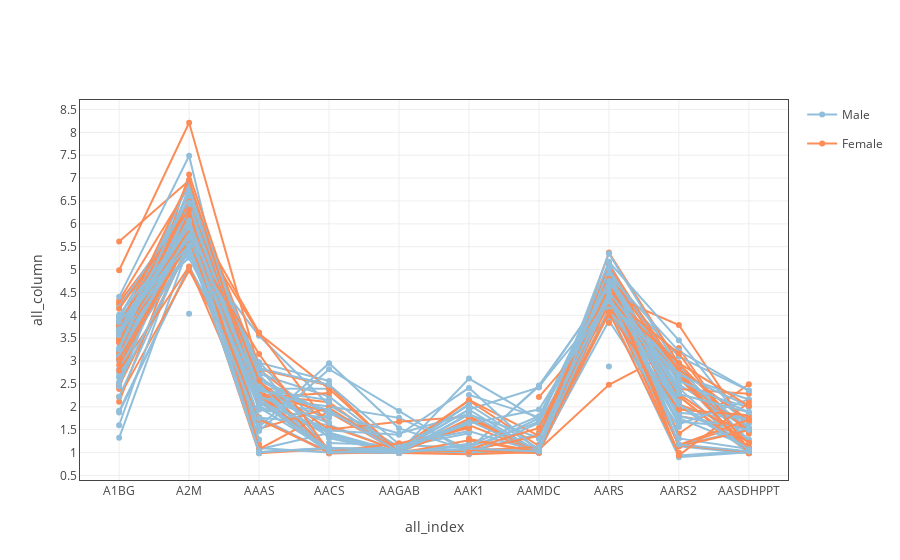

The cell this chart's notebook holds for it:
### Code cell
tt.line_plot()

### Figure 1 — Plotly figure (JSON) as saved in the notebook; plotly's stock layout.template omitted (floating-point values rounded to 4 significant figures)
{"data": [{"legendgroup": "Male", "line": {"color": "rgb(145,191,219)"}, "name": "Male", "showlegend": true, "type": "scatter", "uid": "7f96d856-d78a-11e8-a296-a81e84e6c740", "x": ["A1BG", "A2M", "AAAS", "AACS", "AAGAB", "AAK1", "AAMDC", "AARS", "AARS2", "AASDHPPT"], "y": [2.642, 6.396, 1.074, 1.429, null, 2.261, 1.774, 4.962, 1.138, 0.9863]}, {"legendgroup": "Female", "line": {"color": "rgb(252,141,89)"}, "name": "Female", "showlegend": true, "type": "scatter", "uid": "7f96e440-d78a-11e8-a296-a81e84e6c740", "x": ["A1BG", "A2M", "AAAS", "AACS", "AAGAB", "AAK1", "AAMDC", "AARS", "AARS2", "AASDHPPT"], "y": [3.137, 6.14, 1.087, null, null, 1.797, 1.004, 4.5, 1.152, 1.649]}, {"legendgroup": "Female", "line": {"color": "rgb(252,141,89)"}, "name": "Female", "showlegend": false, "type": "scatter", "uid": "7f96ebc0-d78a-11e8-a296-a81e84e6c740", "x": ["A1BG", "A2M", "AAAS", "AACS", "AAGAB", "AAK1", "AAMDC", "AARS", "AARS2", "AASDHPPT"], "y": [5.616, 6.948, 1.18, null, null, 1.177, null, 3.914, null, 1.103]}, {"legendgroup": "Female", "line": {"color": "rgb(252,141,89)"}, "name": "Female", "showlegend": false, "type": "scatter", "uid": "7f96f6ec-d78a-11e8-a296-a81e84e6c740", "x": ["A1BG", "A2M", "AAAS", "AACS", "AAGAB", "AAK1", "AAMDC", "AARS", "AARS2", "AASDHPPT"], "y": [3.679, 6.014, 1.009, null, null, 2.04, null, 4.32, 2.647, 1.069]}, {"legendgroup": "Male", "line": {"color": "rgb(145,191,219)"}, "name": "Male", "showlegend": false, "type": "scatter", "uid": "7f970060-d78a-11e8-a296-a81e84e6c740", "x": ["A1BG", "A2M", "AAAS", "AACS", "AAGAB", "AAK1", "AAMDC", "AARS", "AARS2", "AASDHPPT"], "y": [null, 5.373, 1.774, 1.002, 1.037, 1.075, 2.447, 4.327, 1.165, null]}, {"legendgroup": "Male", "line": {"color": "rgb(145,191,219)"}, "name": "Male", "showlegend": false, "type": "scatter", "uid": "7f97052e-d78a-11e8-a296-a81e84e6c740", "x": ["A1BG", "A2M", "AAAS", "AACS", "AAGAB", "AAK1", "AAMDC", "AARS", "AARS2", "AASDHPPT"], "y": [3.951, 6.638, 2.402, 2.398, null, 1.06, 2.469, 4.602, 2.857, 1.636]}, {"legendgroup": "Female", "line": {"color": "rgb(252,141,89)"}, "name": "Female", "showlegend": false, "type": "scatter", "uid": "7f97097a-d78a-11e8-a296-a81e84e6c740", "x": ["A1BG", "A2M", "AAAS", "AACS", "AAGAB", "AAK1", "AAMDC", "AARS", "AARS2", "AASDHPPT"], "y": [3.74, 5.706, 2.269, 2.101, 1.005, null, 1.029, 4.547, 1.413, 2.494]}, {"legendgroup": "Female", "line": {"color": "rgb(252,141,89)"}, "name": "Female", "showlegend": false, "type": "scatter", "uid": "7f970dbc-d78a-11e8-a296-a81e84e6c740", "x": ["A1BG", "A2M", "AAAS", "AACS", "AAGAB", "AAK1", "AAMDC", "AARS", "AARS2", "AASDHPPT"], "y": [4.323, 6.822, 2.815, 1.639, null, 0.9759, null, 4.335, 1.802, 1.525]}, {"legendgroup": "Female", "line": {"color": "rgb(252,141,89)"}, "name": "Female", "showlegend": false, "type": "scatter", "uid": "7f9711f4-d78a-11e8-a296-a81e84e6c740", "x": ["A1BG", "A2M", "AAAS", "AACS", "AAGAB", "AAK1", "AAMDC", "AARS", "AARS2", "AASDHPPT"], "y": [3.536, 5.533, 0.9876, 1.077, null, null, 1.067, 2.482, 3.285, 1.049]}, {"legendgroup": "Male", "line": {"color": "rgb(145,191,219)"}, "name": "Male", "showlegend": false, "type": "scatter", "uid": "7f971794-d78a-11e8-a296-a81e84e6c740", "x": ["A1BG", "A2M", "AAAS", "AACS", "AAGAB", "AAK1", "AAMDC", "AARS", "AARS2", "AASDHPPT"], "y": [3.551, 5.519, 1.654, null, null, 0.9974, 1.058, 4.456, 0.9335, 1.042]}, {"legendgroup": "Male", "line": {"color": "rgb(145,191,219)"}, "name": "Male", "showlegend": false, "type": "scatter", "uid": "7f971c12-d78a-11e8-a296-a81e84e6c740", "x": ["A1BG", "A2M", "AAAS", "AACS", "AAGAB", "AAK1", "AAMDC", "AARS", "AARS2", "AASDHPPT"], "y": [1.874, 5.057, 2.209, 2.006, 1.759, 1.075, 1.014, 5.027, 1.903, null]}, {"legendgroup": "Male", "line": {"color": "rgb(145,191,219)"}, "name": "Male", "showlegend": false, "type": "scatter", "uid": "7f972068-d78a-11e8-a296-a81e84e6c740", "x": ["A1BG", "A2M", "AAAS", "AACS", "AAGAB", "AAK1", "AAMDC", "AARS", "AARS2", "AASDHPPT"], "y": [3.021, 5.391, 2.006, 1.438, 1.015, 1.697, 0.9971, 4.991, 2.791, 0.9908]}, {"legendgroup": "Male", "line": {"color": "rgb(145,191,219)"}, "name": "Male", "showlegend": false, "type": "scatter", "uid": "7f9724aa-d78a-11e8-a296-a81e84e6c740", "x": ["A1BG", "A2M", "AAAS", "AACS", "AAGAB", "AAK1", "AAMDC", "AARS", "AARS2", "AASDHPPT"], "y": [2.667, 5.92, 2.967, 2.564, null, 1.055, 1.001, 4.383, 1.679, 1.537]}, {"legendgroup": "Male", "line": {"color": "rgb(145,191,219)"}, "name": "Male", "showlegend": false, "type": "scatter", "uid": "7f9728ec-d78a-11e8-a296-a81e84e6c740", "x": ["A1BG", "A2M", "AAAS", "AACS", "AAGAB", "AAK1", "AAMDC", "AARS", "AARS2", "AASDHPPT"], "y": [1.322, 5.535, 3.554, 2.038, 1.123, null, 1.174, 4.791, 1.752, 1.134]}, {"legendgroup": "Female", "line": {"color": "rgb(252,141,89)"}, "name": "Female", "showlegend": false, "type": "scatter", "uid": "7f972d24-d78a-11e8-a296-a81e84e6c740", "x": ["A1BG", "A2M", "AAAS", "AACS", "AAGAB", "AAK1", "AAMDC", "AARS", "AARS2", "AASDHPPT"], "y": [4.237, 5.868, 2.042, null, 1.033, 1.569, null, 4.852, 2.228, 1.046]}, {"legendgroup": "Male", "line": {"color": "rgb(145,191,219)"}, "name": "Male", "showlegend": false, "type": "scatter", "uid": "7f973152-d78a-11e8-a296-a81e84e6c740", "x": ["A1BG", "A2M", "AAAS", "AACS", "AAGAB", "AAK1", "AAMDC", "AARS", "AARS2", "AASDHPPT"], "y": [1.912, 5.062, 2.245, 1.774, null, 1.045, 1.397, 4.388, 2.429, 1.992]}, {"legendgroup": "Female", "line": {"color": "rgb(252,141,89)"}, "name": "Female", "showlegend": false, "type": "scatter", "uid": "7f973580-d78a-11e8-a296-a81e84e6c740", "x": ["A1BG", "A2M", "AAAS", "AACS", "AAGAB", "AAK1", "AAMDC", "AARS", "AARS2", "AASDHPPT"], "y": [2.109, 6.082, 3.598, 2.395, 0.9982, 1.745, 1.02, 5.138, 2.057, 1.461]}, {"legendgroup": "Female", "line": {"color": "rgb(252,141,89)"}, "name": "Female", "showlegend": false, "type": "scatter", "uid": "7f9739f4-d78a-11e8-a296-a81e84e6c740", "x": ["A1BG", "A2M", "AAAS", "AACS", "AAGAB", "AAK1", "AAMDC", "AARS", "AARS2", "AASDHPPT"], "y": [4.278, 6.281, null, null, null, 1.075, 1.014, 4.587, 1.877, null]}, {"legendgroup": "Male", "line": {"color": "rgb(145,191,219)"}, "name": "Male", "showlegend": false, "type": "scatter", "uid": "7f973e2c-d78a-11e8-a296-a81e84e6c740", "x": ["A1BG", "A2M", "AAAS", "AACS", "AAGAB", "AAK1", "AAMDC", "AARS", "AARS2", "AASDHPPT"], "y": [3.67, 6.371, 2.411, 1.025, 0.9911, 1.192, null, 4.77, 3.096, 2.355]}, {"legendgroup": "Female", "line": {"color": "rgb(252,141,89)"}, "name": "Female", "showlegend": false, "type": "scatter", "uid": "7f97425a-d78a-11e8-a296-a81e84e6c740", "x": ["A1BG", "A2M", "AAAS", "AACS", "AAGAB", "AAK1", "AAMDC", "AARS", "AARS2", "AASDHPPT"], "y": [3.398, 6.132, null, null, 1.097, 2.133, 1.142, 4.273, 0.9985, null]}, {"legendgroup": "Male", "line": {"color": "rgb(145,191,219)"}, "name": "Male", "showlegend": false, "type": "scatter", "uid": "7f974688-d78a-11e8-a296-a81e84e6c740", "x": ["A1BG", "A2M", "AAAS", "AACS", "AAGAB", "AAK1", "AAMDC", "AARS", "AARS2", "AASDHPPT"], "y": [3.46, 5.802, 2.975, 1.39, 1.011, 2.617, 1.726, 4.755, 2.107, null]}, {"legendgroup": "Male", "line": {"color": "rgb(145,191,219)"}, "name": "Male", "showlegend": false, "type": "scatter", "uid": "7f974ab6-d78a-11e8-a296-a81e84e6c740", "x": ["A1BG", "A2M", "AAAS", "AACS", "AAGAB", "AAK1", "AAMDC", "AARS", "AARS2", "AASDHPPT"], "y": [3.923, 5.738, 1.769, 1.605, 1.041, 1.941, 2.425, 4.655, 1.906, null]}, {"legendgroup": "Male", "line": {"color": "rgb(145,191,219)"}, "name": "Male", "showlegend": false, "type": "scatter", "uid": "7f974eda-d78a-11e8-a296-a81e84e6c740", "x": ["A1BG", "A2M", "AAAS", "AACS", "AAGAB", "AAK1", "AAMDC", "AARS", "AARS2", "AASDHPPT"], "y": [3.046, 6.263, 0.9843, null, 1.033, 1.002, 1.063, 3.884, 1.559, null]}, {"legendgroup": "Male", "line": {"color": "rgb(145,191,219)"}, "name": "Male", "showlegend": false, "type": "scatter", "uid": "7f975308-d78a-11e8-a296-a81e84e6c740", "x": ["A1BG", "A2M", "AAAS", "AACS", "AAGAB", "AAK1", "AAMDC", "AARS", "AARS2", "AASDHPPT"], "y": [3.59, 6.239, 1.283, null, null, 1.309, null, 2.883, null, 1.219]}, {"legendgroup": "Male", "line": {"color": "rgb(145,191,219)"}, "name": "Male", "showlegend": false, "type": "scatter", "uid": "7f97572c-d78a-11e8-a296-a81e84e6c740", "x": ["A1BG", "A2M", "AAAS", "AACS", "AAGAB", "AAK1", "AAMDC", "AARS", "AARS2", "AASDHPPT"], "y": [2.53, 6.822, 2.037, 1.934, 1.118, 1.422, null, 5.153, 2.49, 1.496]}, {"legendgroup": "Male", "line": {"color": "rgb(145,191,219)"}, "name": "Male", "showlegend": false, "type": "scatter", "uid": "7f975b50-d78a-11e8-a296-a81e84e6c740", "x": ["A1BG", "A2M", "AAAS", "AACS", "AAGAB", "AAK1", "AAMDC", "AARS", "AARS2", "AASDHPPT"], "y": [3.01, 5.472, 2.718, 2.227, 1.038, null, 1.015, 4.833, 1.166, 1.015]}, {"legendgroup": "Female", "line": {"color": "rgb(252,141,89)"}, "name": "Female", "showlegend": false, "type": "scatter", "uid": "7f975fa6-d78a-11e8-a296-a81e84e6c740", "x": ["A1BG", "A2M", "AAAS", "AACS", "AAGAB", "AAK1", "AAMDC", "AARS", "AARS2", "AASDHPPT"], "y": [3.187, 5.649, 2.82, null, 1.011, 1.045, 0.9937, 4.62, 2.653, 1.495]}, {"legendgroup": "Male", "line": {"color": "rgb(145,191,219)"}, "name": "Male", "showlegend": false, "type": "scatter", "uid": "7f9763d4-d78a-11e8-a296-a81e84e6c740", "x": ["A1BG", "A2M", "AAAS", "AACS", "AAGAB", "AAK1", "AAMDC", "AARS", "AARS2", "AASDHPPT"], "y": [3.1, 6.038, null, 1.208, 1.151, 1.109, null, 4.56, 2.954, null]}, {"legendgroup": "Female", "line": {"color": "rgb(252,141,89)"}, "name": "Female", "showlegend": false, "type": "scatter", "uid": "7f9767f8-d78a-11e8-a296-a81e84e6c740", "x": ["A1BG", "A2M", "AAAS", "AACS", "AAGAB", "AAK1", "AAMDC", "AARS", "AARS2", "AASDHPPT"], "y": [3.529, 5.653, 2.31, 1.878, 1.011, 1.045, 0.9937, 4.489, 2.236, 0.9863]}, {"legendgroup": "Female", "line": {"color": "rgb(252,141,89)"}, "name": "Female", "showlegend": false, "type": "scatter", "uid": "7f976c1c-d78a-11e8-a296-a81e84e6c740", "x": ["A1BG", "A2M", "AAAS", "AACS", "AAGAB", "AAK1", "AAMDC", "AARS", "AARS2", "AASDHPPT"], "y": [2.212, 4.978, 2.206, 2.305, null, null, 2.214, 3.994, 2.387, 2.288]}, {"legendgroup": "Male", "line": {"color": "rgb(145,191,219)"}, "name": "Male", "showlegend": false, "type": "scatter", "uid": "7f977040-d78a-11e8-a296-a81e84e6c740", "x": ["A1BG", "A2M", "AAAS", "AACS", "AAGAB", "AAK1", "AAMDC", "AARS", "AARS2", "AASDHPPT"], "y": [4.404, 7.489, 1.098, 1.002, null, 1.075, 1.014, 4.095, 1.857, null]}, {"legendgroup": "Female", "line": {"color": "rgb(252,141,89)"}, "name": "Female", "showlegend": false, "type": "scatter", "uid": "7f97745a-d78a-11e8-a296-a81e84e6c740", "x": ["A1BG", "A2M", "AAAS", "AACS", "AAGAB", "AAK1", "AAMDC", "AARS", "AARS2", "AASDHPPT"], "y": [2.39, 7.081, 2.544, 1.503, 1.676, 1.786, 1.011, 5.374, 2.94, 1.412]}, {"legendgroup": "Female", "line": {"color": "rgb(252,141,89)"}, "name": "Female", "showlegend": false, "type": "scatter", "uid": "7f97787e-d78a-11e8-a296-a81e84e6c740", "x": ["A1BG", "A2M", "AAAS", "AACS", "AAGAB", "AAK1", "AAMDC", "AARS", "AARS2", "AASDHPPT"], "y": [3.639, 6.306, 3.625, 1.577, 1.036, null, null, 3.831, null, null]}, {"legendgroup": "Male", "line": {"color": "rgb(145,191,219)"}, "name": "Male", "showlegend": false, "type": "scatter", "uid": "7f977ca2-d78a-11e8-a296-a81e84e6c740", "x": ["A1BG", "A2M", "AAAS", "AACS", "AAGAB", "AAK1", "AAMDC", "AARS", "AARS2", "AASDHPPT"], "y": [4.174, 6.438, 1.986, 1.049, null, 0.9823, null, 5.029, 2.649, 1.026]}, {"legendgroup": "Female", "line": {"color": "rgb(252,141,89)"}, "name": "Female", "showlegend": false, "type": "scatter", "uid": "7f9780bc-d78a-11e8-a296-a81e84e6c740", "x": ["A1BG", "A2M", "AAAS", "AACS", "AAGAB", "AAK1", "AAMDC", "AARS", "AARS2", "AASDHPPT"], "y": [3.485, 5.782, 1.074, 1.899, 1.011, 1.604, 0.9937, 4.453, 3.787, 1.479]}, {"legendgroup": "Female", "line": {"color": "rgb(252,141,89)"}, "name": "Female", "showlegend": false, "type": "scatter", "uid": "7f9784fe-d78a-11e8-a296-a81e84e6c740", "x": ["A1BG", "A2M", "AAAS", "AACS", "AAGAB", "AAK1", "AAMDC", "AARS", "AARS2", "AASDHPPT"], "y": [4.986, 8.21, 2.819, 2.465, 0.9911, 0.9629, 1.011, 5.09, 2.78, 1.207]}, {"legendgroup": "Male", "line": {"color": "rgb(145,191,219)"}, "name": "Male", "showlegend": false, "type": "scatter", "uid": "7f978b7a-d78a-11e8-a296-a81e84e6c740", "x": ["A1BG", "A2M", "AAAS", "AACS", "AAGAB", "AAK1", "AAMDC", "AARS", "AARS2", "AASDHPPT"], "y": [3.565, 6.906, 2.5, 1.409, 1.015, null, 1.392, 4.843, 1.142, 1.523]}, {"legendgroup": "Male", "line": {"color": "rgb(145,191,219)"}, "name": "Male", "showlegend": false, "type": "scatter", "uid": "7f978fd0-d78a-11e8-a296-a81e84e6c740", "x": ["A1BG", "A2M", "AAAS", "AACS", "AAGAB", "AAK1", "AAMDC", "AARS", "AARS2", "AASDHPPT"], "y": [3.215, 6.34, 2.259, 1.352, 0.9911, 1.854, 1.011, 4.701, 2.604, 1.284]}, {"legendgroup": "Male", "line": {"color": "rgb(145,191,219)"}, "name": "Male", "showlegend": false, "type": "scatter", "uid": "7f979412-d78a-11e8-a296-a81e84e6c740", "x": ["A1BG", "A2M", "AAAS", "AACS", "AAGAB", "AAK1", "AAMDC", "AARS", "AARS2", "AASDHPPT"], "y": [2.829, 6.099, 2.576, 1.849, null, 1.274, null, 4.47, 2.414, 1.005]}, {"legendgroup": "Male", "line": {"color": "rgb(145,191,219)"}, "name": "Male", "showlegend": false, "type": "scatter", "uid": "7f979840-d78a-11e8-a296-a81e84e6c740", "x": ["A1BG", "A2M", "AAAS", "AACS", "AAGAB", "AAK1", "AAMDC", "AARS", "AARS2", "AASDHPPT"], "y": [3.108, 6.404, 1.695, null, 1.045, 2.047, 1.077, 4.641, 2.685, 2.161]}, {"legendgroup": "Male", "line": {"color": "rgb(145,191,219)"}, "name": "Male", "showlegend": false, "type": "scatter", "uid": "7f979c64-d78a-11e8-a296-a81e84e6c740", "x": ["A1BG", "A2M", "AAAS", "AACS", "AAGAB", "AAK1", "AAMDC", "AARS", "AARS2", "AASDHPPT"], "y": [3.976, 6.498, 2.86, 1.025, 0.9911, null, null, 4.165, 1.956, 1.759]}, {"legendgroup": "Female", "line": {"color": "rgb(252,141,89)"}, "name": "Female", "showlegend": false, "type": "scatter", "uid": "7f97a092-d78a-11e8-a296-a81e84e6c740", "x": ["A1BG", "A2M", "AAAS", "AACS", "AAGAB", "AAK1", "AAMDC", "AARS", "AARS2", "AASDHPPT"], "y": [3.84, 6.172, 2.305, 0.9909, null, null, 1.439, 4.489, 2.154, null]}, {"legendgroup": "Male", "line": {"color": "rgb(145,191,219)"}, "name": "Male", "showlegend": false, "type": "scatter", "uid": "7f97a4c0-d78a-11e8-a296-a81e84e6c740", "x": ["A1BG", "A2M", "AAAS", "AACS", "AAGAB", "AAK1", "AAMDC", "AARS", "AARS2", "AASDHPPT"], "y": [3.913, 5.964, 1.102, null, 1.041, 1.936, 1.017, 4.592, 2.315, null]}, {"legendgroup": "Male", "line": {"color": "rgb(145,191,219)"}, "name": "Male", "showlegend": false, "type": "scatter", "uid": "7f97a8e4-d78a-11e8-a296-a81e84e6c740", "x": ["A1BG", "A2M", "AAAS", "AACS", "AAGAB", "AAK1", "AAMDC", "AARS", "AARS2", "AASDHPPT"], "y": [null, 4.036, null, 1.115, null, 1.035, 1.109, 4.96, 2.105, null]}, {"legendgroup": "Male", "line": {"color": "rgb(145,191,219)"}, "name": "Male", "showlegend": false, "type": "scatter", "uid": "7f97adda-d78a-11e8-a296-a81e84e6c740", "x": ["A1BG", "A2M", "AAAS", "AACS", "AAGAB", "AAK1", "AAMDC", "AARS", "AARS2", "AASDHPPT"], "y": [3.645, 6.391, 2.502, 1.061, 1.023, null, null, 4.975, 2.019, 1.036]}, {"legendgroup": "Male", "line": {"color": "rgb(145,191,219)"}, "name": "Male", "showlegend": false, "type": "scatter", "uid": "7f97b2bc-d78a-11e8-a296-a81e84e6c740", "x": ["A1BG", "A2M", "AAAS", "AACS", "AAGAB", "AAK1", "AAMDC", "AARS", "AARS2", "AASDHPPT"], "y": [3.113, 5.645, 2.212, 1.1, 1.057, 2.06, null, 4.905, 2.417, null]}, {"legendgroup": "Male", "line": {"color": "rgb(145,191,219)"}, "name": "Male", "showlegend": false, "type": "scatter", "uid": "7f97b712-d78a-11e8-a296-a81e84e6c740", "x": ["A1BG", "A2M", "AAAS", "AACS", "AAGAB", "AAK1", "AAMDC", "AARS", "AARS2", "AASDHPPT"], "y": [2.223, 5.573, 2.624, 1.847, 1.418, 1.842, null, 5.064, 1.308, 1.079]}, {"legendgroup": "Male", "line": {"color": "rgb(145,191,219)"}, "name": "Male", "showlegend": false, "type": "scatter", "uid": "7f97bb4a-d78a-11e8-a296-a81e84e6c740", "x": ["A1BG", "A2M", "AAAS", "AACS", "AAGAB", "AAK1", "AAMDC", "AARS", "AARS2", "AASDHPPT"], "y": [1.596, 5.943, 1.934, 1.755, null, 1.046, 1.391, 5.171, 3.455, 1.522]}, {"legendgroup": "Male", "line": {"color": "rgb(145,191,219)"}, "name": "Male", "showlegend": false, "type": "scatter", "uid": "7f97bf8c-d78a-11e8-a296-a81e84e6c740", "x": ["A1BG", "A2M", "AAAS", "AACS", "AAGAB", "AAK1", "AAMDC", "AARS", "AARS2", "AASDHPPT"], "y": [2.5, 6.445, 2.693, 1.314, 0.9911, 1.832, 1.325, 5.353, 2.845, 1.252]}, {"legendgroup": "Male", "line": {"color": "rgb(145,191,219)"}, "name": "Male", "showlegend": false, "type": "scatter", "uid": "7f97c3ba-d78a-11e8-a296-a81e84e6c740", "x": ["A1BG", "A2M", "AAAS", "AACS", "AAGAB", "AAK1", "AAMDC", "AARS", "AARS2", "AASDHPPT"], "y": [3.79, 6.555, 2.366, 2.15, null, 1.12, 1.677, 4.866, 2.042, null]}, {"legendgroup": "Male", "line": {"color": "rgb(145,191,219)"}, "name": "Male", "showlegend": false, "type": "scatter", "uid": "7f97c7f2-d78a-11e8-a296-a81e84e6c740", "x": ["A1BG", "A2M", "AAAS", "AACS", "AAGAB", "AAK1", "AAMDC", "AARS", "AARS2", "AASDHPPT"], "y": [2.748, 6.164, 2.842, 2.482, 1.182, 1.468, 1.011, 4.76, 2.664, 1.545]}, {"legendgroup": "Female", "line": {"color": "rgb(252,141,89)"}, "name": "Female", "showlegend": false, "type": "scatter", "uid": "7f97cc20-d78a-11e8-a296-a81e84e6c740", "x": ["A1BG", "A2M", "AAAS", "AACS", "AAGAB", "AAK1", "AAMDC", "AARS", "AARS2", "AASDHPPT"], "y": [2.796, 5.067, 1.521, 1.979, 1.011, 1.045, 1.367, 4.982, 1.138, 1.488]}, {"legendgroup": "Male", "line": {"color": "rgb(145,191,219)"}, "name": "Male", "showlegend": false, "type": "scatter", "uid": "7f97d058-d78a-11e8-a296-a81e84e6c740", "x": ["A1BG", "A2M", "AAAS", "AACS", "AAGAB", "AAK1", "AAMDC", "AARS", "AARS2", "AASDHPPT"], "y": [3.744, 5.456, 1.09, null, null, null, 1.007, 4.794, null, 1.004]}, {"legendgroup": "Female", "line": {"color": "rgb(252,141,89)"}, "name": "Female", "showlegend": false, "type": "scatter", "uid": "7f97d4fe-d78a-11e8-a296-a81e84e6c740", "x": ["A1BG", "A2M", "AAAS", "AACS", "AAGAB", "AAK1", "AAMDC", "AARS", "AARS2", "AASDHPPT"], "y": [3.789, 6.439, 2.568, 1.025, 0.9911, 1.269, 1.011, 4.537, 2.819, 1.703]}, {"legendgroup": "Female", "line": {"color": "rgb(252,141,89)"}, "name": "Female", "showlegend": false, "type": "scatter", "uid": "7f97d936-d78a-11e8-a296-a81e84e6c740", "x": ["A1BG", "A2M", "AAAS", "AACS", "AAGAB", "AAK1", "AAMDC", "AARS", "AARS2", "AASDHPPT"], "y": [2.46, 5.527, 1.76, null, null, 1.045, 1.121, 4.132, 2.637, 1.092]}, {"legendgroup": "Male", "line": {"color": "rgb(145,191,219)"}, "name": "Male", "showlegend": false, "type": "scatter", "uid": "7f97dd64-d78a-11e8-a296-a81e84e6c740", "x": ["A1BG", "A2M", "AAAS", "AACS", "AAGAB", "AAK1", "AAMDC", "AARS", "AARS2", "AASDHPPT"], "y": [3.854, 5.259, 2.234, null, 1.067, null, 1.105, 4.588, 2.431, null]}, {"legendgroup": "Male", "line": {"color": "rgb(145,191,219)"}, "name": "Male", "showlegend": false, "type": "scatter", "uid": "7f97e192-d78a-11e8-a296-a81e84e6c740", "x": ["A1BG", "A2M", "AAAS", "AACS", "AAGAB", "AAK1", "AAMDC", "AARS", "AARS2", "AASDHPPT"], "y": [3.223, 5.755, 1.738, 1.002, null, 1.075, 1.014, 4.892, 1.871, 1.739]}, {"legendgroup": "Female", "line": {"color": "rgb(252,141,89)"}, "name": "Female", "showlegend": false, "type": "scatter", "uid": "7f97e5b6-d78a-11e8-a296-a81e84e6c740", "x": ["A1BG", "A2M", "AAAS", "AACS", "AAGAB", "AAK1", "AAMDC", "AARS", "AARS2", "AASDHPPT"], "y": [3.539, 6.206, 1.098, null, null, 1.075, 1.014, 4.65, 1.165, 1.013]}, {"legendgroup": "Female", "line": {"color": "rgb(252,141,89)"}, "name": "Female", "showlegend": false, "type": "scatter", "uid": "7f97e9e4-d78a-11e8-a296-a81e84e6c740", "x": ["A1BG", "A2M", "AAAS", "AACS", "AAGAB", "AAK1", "AAMDC", "AARS", "AARS2", "AASDHPPT"], "y": [3.174, 6.481, 2.24, null, null, null, 1.014, 4.047, 1.942, 1.814]}, {"legendgroup": "Female", "line": {"color": "rgb(252,141,89)"}, "name": "Female", "showlegend": false, "type": "scatter", "uid": "7f97ee12-d78a-11e8-a296-a81e84e6c740", "x": ["A1BG", "A2M", "AAAS", "AACS", "AAGAB", "AAK1", "AAMDC", "AARS", "AARS2", "AASDHPPT"], "y": [3.425, 5.662, 2.205, 1.025, 1.203, 1.532, null, 4.661, 2.285, 1.212]}, {"legendgroup": "Female", "line": {"color": "rgb(252,141,89)"}, "name": "Female", "showlegend": false, "type": "scatter", "uid": "7f97f236-d78a-11e8-a296-a81e84e6c740", "x": ["A1BG", "A2M", "AAAS", "AACS", "AAGAB", "AAK1", "AAMDC", "AARS", "AARS2", "AASDHPPT"], "y": [3.498, 6.424, 2.279, 0.9799, 1.011, 2.15, 1.362, 4.233, 2.757, 0.9863]}, {"legendgroup": "Male", "line": {"color": "rgb(145,191,219)"}, "name": "Male", "showlegend": false, "type": "scatter", "uid": "7f97f65a-d78a-11e8-a296-a81e84e6c740", "x": ["A1BG", "A2M", "AAAS", "AACS", "AAGAB", "AAK1", "AAMDC", "AARS", "AARS2", "AASDHPPT"], "y": [3.957, 5.413, null, null, null, null, null, 4.369, null, null]}, {"legendgroup": "Male", "line": {"color": "rgb(145,191,219)"}, "name": "Male", "showlegend": false, "type": "scatter", "uid": "7f97faf6-d78a-11e8-a296-a81e84e6c740", "x": ["A1BG", "A2M", "AAAS", "AACS", "AAGAB", "AAK1", "AAMDC", "AARS", "AARS2", "AASDHPPT"], "y": [2.531, 5.496, 1.47, 2.822, 1.911, 0.9726, 1.648, 4.316, 1.793, 1.5]}, {"legendgroup": "Male", "line": {"color": "rgb(145,191,219)"}, "name": "Male", "showlegend": false, "type": "scatter", "uid": "7f97ff2e-d78a-11e8-a296-a81e84e6c740", "x": ["A1BG", "A2M", "AAAS", "AACS", "AAGAB", "AAK1", "AAMDC", "AARS", "AARS2", "AASDHPPT"], "y": [3.104, 5.836, 1.012, 1.104, 1.06, 2.047, null, 4.359, 1.62, 2.162]}, {"legendgroup": "Male", "line": {"color": "rgb(145,191,219)"}, "name": "Male", "showlegend": false, "type": "scatter", "uid": "7f980352-d78a-11e8-a296-a81e84e6c740", "x": ["A1BG", "A2M", "AAAS", "AACS", "AAGAB", "AAK1", "AAMDC", "AARS", "AARS2", "AASDHPPT"], "y": [2.444, 6.455, 2.122, 0.9946, 1.028, 1.065, null, 4.32, 2.679, null]}, {"legendgroup": "Male", "line": {"color": "rgb(145,191,219)"}, "name": "Male", "showlegend": false, "type": "scatter", "uid": "7f980776-d78a-11e8-a296-a81e84e6c740", "x": ["A1BG", "A2M", "AAAS", "AACS", "AAGAB", "AAK1", "AAMDC", "AARS", "AARS2", "AASDHPPT"], "y": [3.256, 6.352, 2.114, 1.483, 1.39, 2.414, 1.011, 4.127, 0.8977, 1.005]}, {"legendgroup": "Female", "line": {"color": "rgb(252,141,89)"}, "name": "Female", "showlegend": false, "type": "scatter", "uid": "7f980b9a-d78a-11e8-a296-a81e84e6c740", "x": ["A1BG", "A2M", "AAAS", "AACS", "AAGAB", "AAK1", "AAMDC", "AARS", "AARS2", "AASDHPPT"], "y": [4.141, 6.309, 1.089, null, null, 1.064, 1.006, 4.909, 2.71, 1.003]}, {"legendgroup": "Male", "line": {"color": "rgb(145,191,219)"}, "name": "Male", "showlegend": false, "type": "scatter", "uid": "7f980fc8-d78a-11e8-a296-a81e84e6c740", "x": ["A1BG", "A2M", "AAAS", "AACS", "AAGAB", "AAK1", "AAMDC", "AARS", "AARS2", "AASDHPPT"], "y": [3.576, 5.531, 1.557, 2.955, 1.53, 1.045, 1.746, 4.686, 2.708, 2.018]}, {"legendgroup": "Female", "line": {"color": "rgb(252,141,89)"}, "name": "Female", "showlegend": false, "type": "scatter", "uid": "7f9813f6-d78a-11e8-a296-a81e84e6c740", "x": ["A1BG", "A2M", "AAAS", "AACS", "AAGAB", "AAK1", "AAMDC", "AARS", "AARS2", "AASDHPPT"], "y": [2.922, 5.64, 1.725, 1.002, null, 1.075, 1.537, 4.569, 1.165, 1.724]}, {"legendgroup": "Female", "line": {"color": "rgb(252,141,89)"}, "name": "Female", "showlegend": false, "type": "scatter", "uid": "7f981824-d78a-11e8-a296-a81e84e6c740", "x": ["A1BG", "A2M", "AAAS", "AACS", "AAGAB", "AAK1", "AAMDC", "AARS", "AARS2", "AASDHPPT"], "y": [3.548, 5.871, null, null, null, null, 1.107, 4.071, 0.9716, null]}, {"legendgroup": "Male", "line": {"color": "rgb(145,191,219)"}, "name": "Male", "showlegend": false, "type": "scatter", "uid": "7f981c52-d78a-11e8-a296-a81e84e6c740", "x": ["A1BG", "A2M", "AAAS", "AACS", "AAGAB", "AAK1", "AAMDC", "AARS", "AARS2", "AASDHPPT"], "y": [3.546, 6.067, 1.745, null, 1.123, 1.662, null, 4.883, 3.219, 2.358]}, {"legendgroup": "Female", "line": {"color": "rgb(252,141,89)"}, "name": "Female", "showlegend": false, "type": "scatter", "uid": "7f9825ee-d78a-11e8-a296-a81e84e6c740", "x": ["A1BG", "A2M", "AAAS", "AACS", "AAGAB", "AAK1", "AAMDC", "AARS", "AARS2", "AASDHPPT"], "y": [3.041, 5.651, 3.154, 1.025, null, 1.298, 1.011, 4.369, 2.956, 2.022]}, {"legendgroup": "Female", "line": {"color": "rgb(252,141,89)"}, "name": "Female", "showlegend": false, "type": "scatter", "uid": "7f983124-d78a-11e8-a296-a81e84e6c740", "x": ["A1BG", "A2M", "AAAS", "AACS", "AAGAB", "AAK1", "AAMDC", "AARS", "AARS2", "AASDHPPT"], "y": [3.447, 5.995, 2.168, null, null, 1.614, null, 4.413, 3.167, 1.056]}, {"legendgroup": "Male", "line": {"color": "rgb(145,191,219)"}, "name": "Male", "showlegend": false, "type": "scatter", "uid": "7f98394e-d78a-11e8-a296-a81e84e6c740", "x": ["A1BG", "A2M", "AAAS", "AACS", "AAGAB", "AAK1", "AAMDC", "AARS", "AARS2", "AASDHPPT"], "y": [3.29, 6.756, 2.234, 1.647, null, 1.09, 1.024, 5.008, 1.178, 1.026]}, {"legendgroup": "Female", "line": {"color": "rgb(252,141,89)"}, "name": "Female", "showlegend": false, "type": "scatter", "uid": "7f984358-d78a-11e8-a296-a81e84e6c740", "x": ["A1BG", "A2M", "AAAS", "AACS", "AAGAB", "AAK1", "AAMDC", "AARS", "AARS2", "AASDHPPT"], "y": [3.729, 6.956, 2.123, 1.073, null, 1.001, null, 4.797, 0.9377, 2.095]}, {"legendgroup": "Male", "line": {"color": "rgb(145,191,219)"}, "name": "Male", "showlegend": false, "type": "scatter", "uid": "7f984b6e-d78a-11e8-a296-a81e84e6c740", "x": ["A1BG", "A2M", "AAAS", "AACS", "AAGAB", "AAK1", "AAMDC", "AARS", "AARS2", "AASDHPPT"], "y": [3.696, 5.685, 2.114, 1.084, null, null, null, 4.604, null, null]}, {"legendgroup": "Male", "line": {"color": "rgb(145,191,219)"}, "name": "Male", "showlegend": false, "type": "scatter", "uid": "7f985302-d78a-11e8-a296-a81e84e6c740", "x": ["A1BG", "A2M", "AAAS", "AACS", "AAGAB", "AAK1", "AAMDC", "AARS", "AARS2", "AASDHPPT"], "y": [3.862, 5.529, 1.033, null, null, null, 1.121, 4.369, 2.412, null]}, {"legendgroup": "Male", "line": {"color": "rgb(145,191,219)"}, "name": "Male", "showlegend": false, "type": "scatter", "uid": "7f985848-d78a-11e8-a296-a81e84e6c740", "x": ["A1BG", "A2M", "AAAS", "AACS", "AAGAB", "AAK1", "AAMDC", "AARS", "AARS2", "AASDHPPT"], "y": [4.011, 5.917, 2.382, 1.925, 1.011, null, 1.301, 4.504, 2.579, 1.882]}, {"legendgroup": "Male", "line": {"color": "rgb(145,191,219)"}, "name": "Male", "showlegend": false, "type": "scatter", "uid": "7f985cbc-d78a-11e8-a296-a81e84e6c740", "x": ["A1BG", "A2M", "AAAS", "AACS", "AAGAB", "AAK1", "AAMDC", "AARS", "AARS2", "AASDHPPT"], "y": [3.661, 6.056, 2.194, 1.025, 0.9911, 1.16, 1.795, 4.752, 2.279, 1.88]}, {"legendgroup": "Male", "line": {"color": "rgb(145,191,219)"}, "name": "Male", "showlegend": false, "type": "scatter", "uid": "7f986112-d78a-11e8-a296-a81e84e6c740", "x": ["A1BG", "A2M", "AAAS", "AACS", "AAGAB", "AAK1", "AAMDC", "AARS", "AARS2", "AASDHPPT"], "y": [3.569, 5.962, 1.009, 1.1, 1.057, 1.635, 1.941, 4.394, 2.059, 1.069]}], "layout": {"title": "", "xaxis": {"mirror": "all", "nticks": 20, "showgrid": true, "showline": true, "title": "all_index", "zeroline": true}, "yaxis": {"mirror": "all", "nticks": 20, "showgrid": true, "showline": true, "title": "all_column", "zeroline": true}}}
